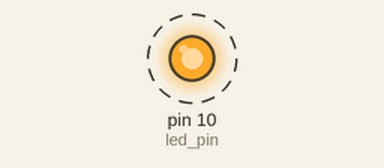
The sketch below on a simulated Arduino Uno, built with avr-gcc and run on an emulated ATmega328P. Shown: output pins drawn as LEDs (lit = HIGH). Dashed ring = blinking.

Above: at 0.5 s.
Timing chart, 0 to 4.6 s (numbered marks = the images above):
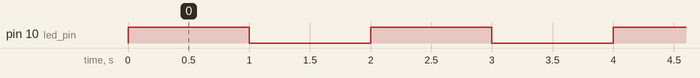

Measured:
- by itself, pin 10 (led_pin): alternates HIGH for 1.0 s and LOW for 1.0 s

The sketch:

led-piscante.ino
```cpp
int led_pin = 10;
void setup() {
  // put your setup code here, to run once:
  pinMode(led_pin,OUTPUT);
}

void loop() {
  // put your main code here, to run repeatedly:
digitalWrite(led_pin,HIGH);
delay(1000);
digitalWrite(led_pin,LOW);
delay(1000);
}
```
